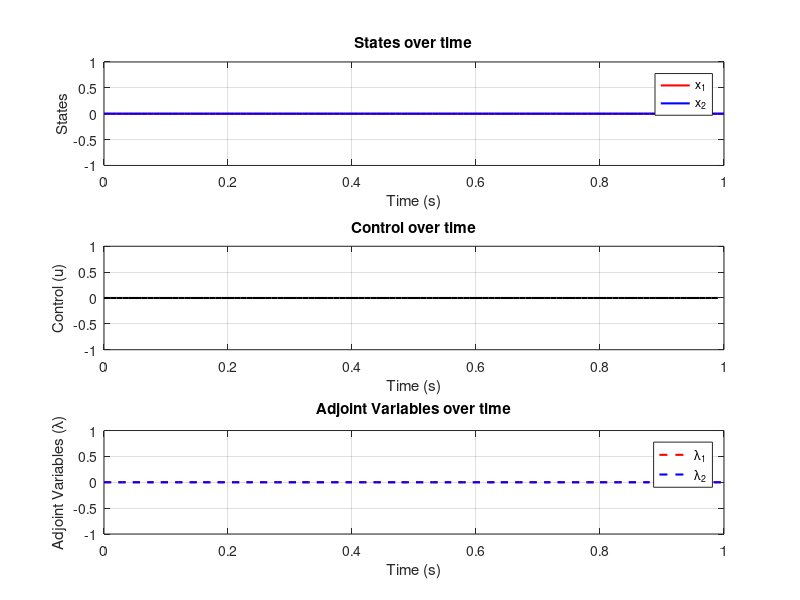

This chart was generated by the following MATLAB code:
% MATLAB Code for Forward-Backward Iteration Method
close all
clear
clc

% 系统参数
A = [0 1; 0 0];        % 状态矩阵
B = [0; 1];            % 控制矩阵
T = 1.0;               % 终端时间
N = 100;               % 时间步数
dt = T / N;            % 时间步长
umax = 1.0;            % 控制约束

% 初始条件
x0 = [0; 0];           % 初始状态
xT = [1; 0];           % 终端状态

% 初始化变量
x = zeros(2, N+1);     % 状态 x
lambda = zeros(2, N+1); % 伴随变量 lambda
u = zeros(1, N);       % 控制量 u

% 设定初值
x(:,1) = x0;           % 初始状态
lambda(:,end) = [0; 0]; % 伴随变量终端条件

% 迭代求解
max_iter = 100;        % 最大迭代次数
tolerance = 1e-4;      % 收敛容差

for iter = 1:max_iter
    % 前向积分状态方程
    for k = 1:N
        x(:,k+1) = x(:,k) + dt * (A * x(:,k) + B * u(k));
    end
    
    % 后向积分伴随方程
    for k = N:-1:1
        lambda(:,k) = lambda(:,k+1) - dt * (A' * lambda(:,k+1));
    end
    
    % 更新控制量
    u_old = u; % 保存上一轮控制量用于收敛性检查
    for k = 1:N
        u(k) = -B' * lambda(:,k);  % 最优控制律
        % 投影到控制约束范围内
        u(k) = max(min(u(k), umax), -umax);
    end
    
    % 检查收敛性
    if norm(u - u_old, Inf) < tolerance
        fprintf('Converged after %d iterations.\n', iter);
        break;
    end
end

% 显示结果
t = linspace(0, T, N+1); % 时间向量
figure;
subplot(3,1,1);
plot(t, x(1,:), 'r', 'LineWidth', 1.5); hold on;
plot(t, x(2,:), 'b', 'LineWidth', 1.5);
xlabel('Time (s)'); ylabel('States'); legend('x_1', 'x_2');
title('States over time'); grid on;

subplot(3,1,2);
plot(t(1:end-1), u, 'k', 'LineWidth', 1.5);
xlabel('Time (s)'); ylabel('Control (u)');
title('Control over time'); grid on;

subplot(3,1,3);
plot(t, lambda(1,:), 'r--', 'LineWidth', 1.5); hold on;
plot(t, lambda(2,:), 'b--', 'LineWidth', 1.5);
xlabel('Time (s)'); ylabel('Adjoint Variables (\lambda)');
legend('\lambda_1', '\lambda_2');
title('Adjoint Variables over time'); grid on;

% 显示最终状态
disp('Final state:');
disp(x(:,end));
disp('Target state:');
disp(xT);
